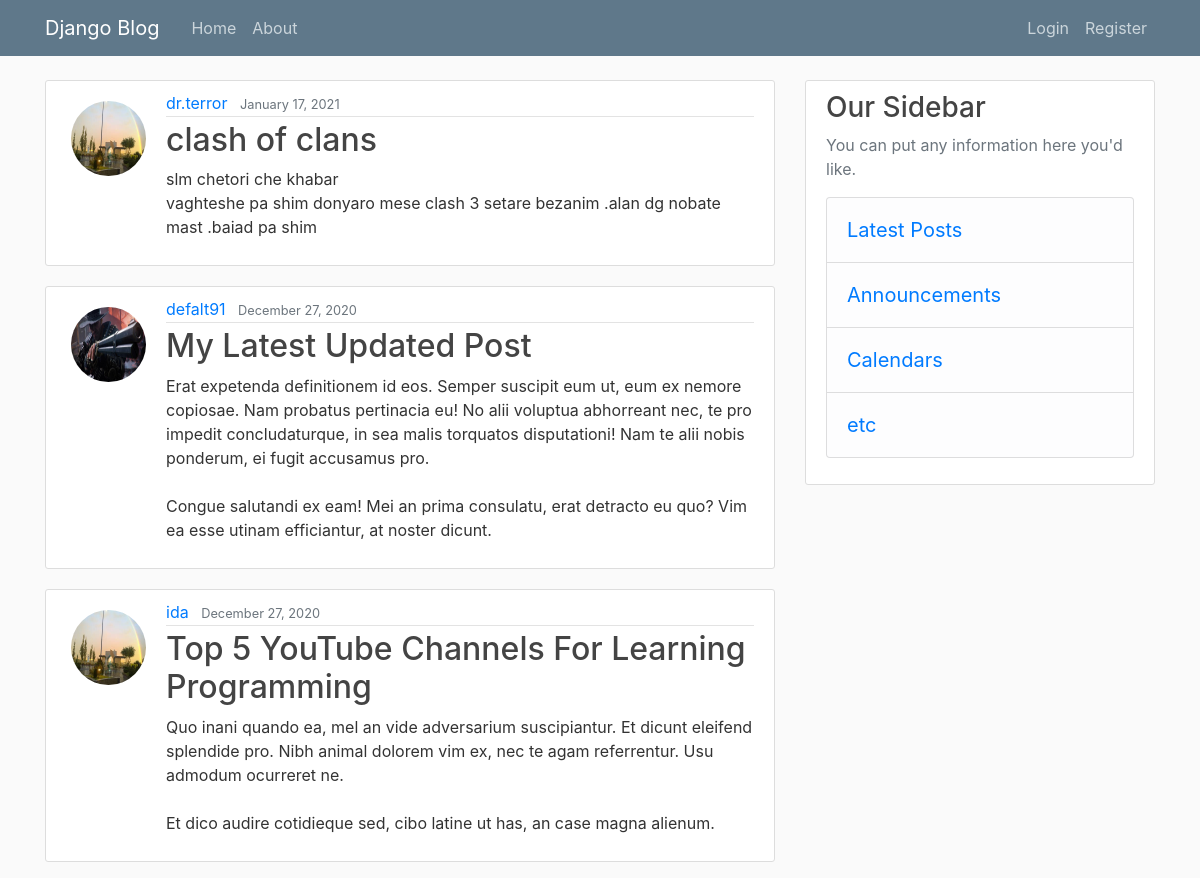
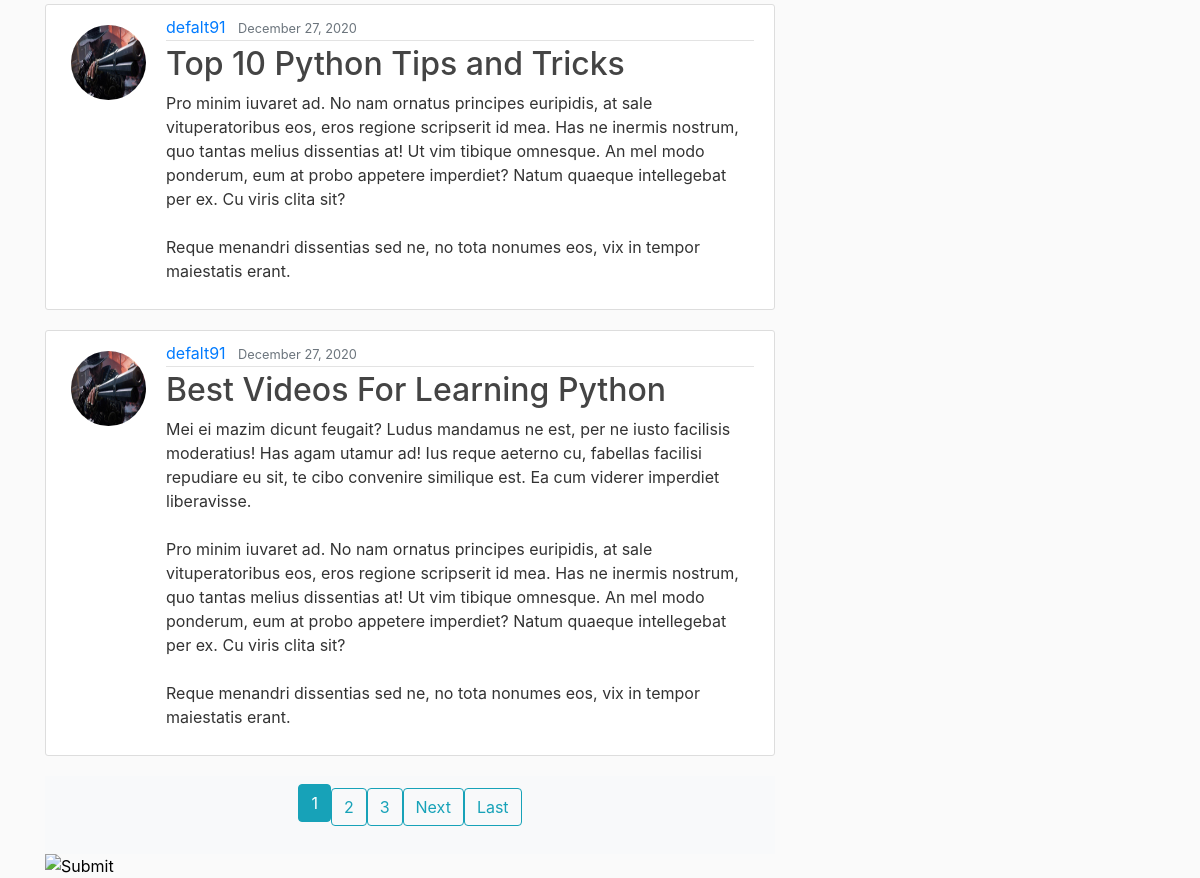
Before: / with the older database file (2 pictures, top to bottom).
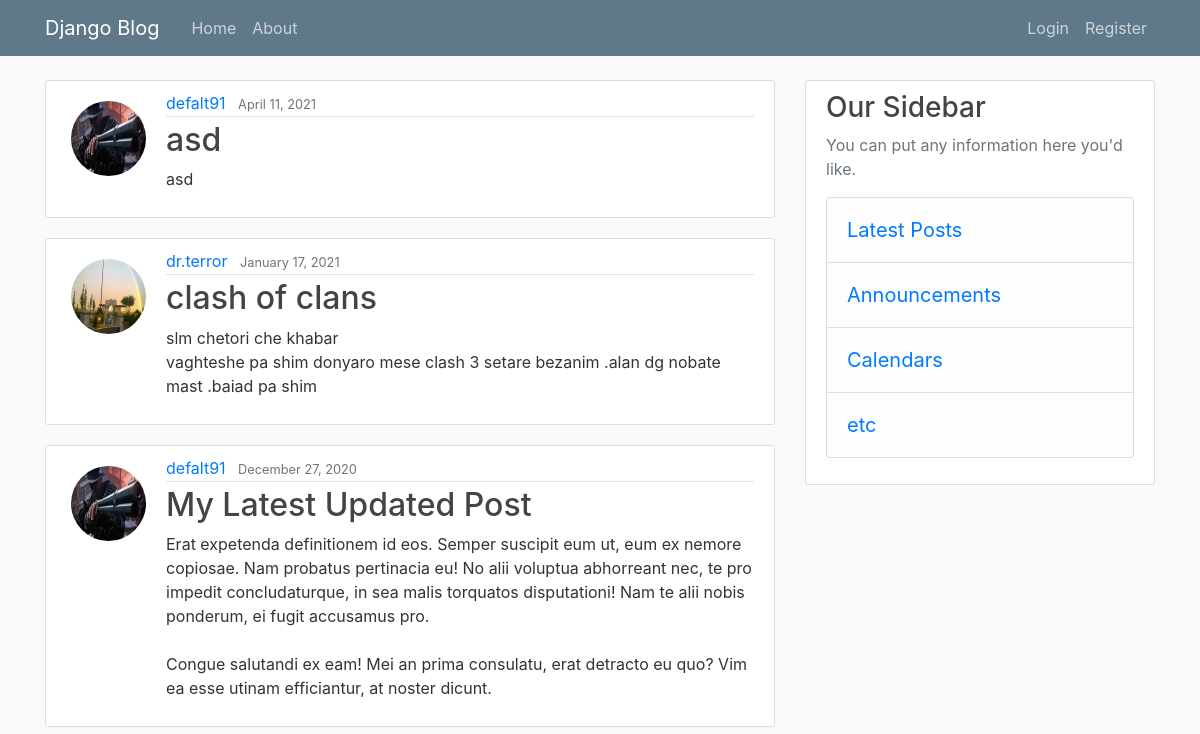
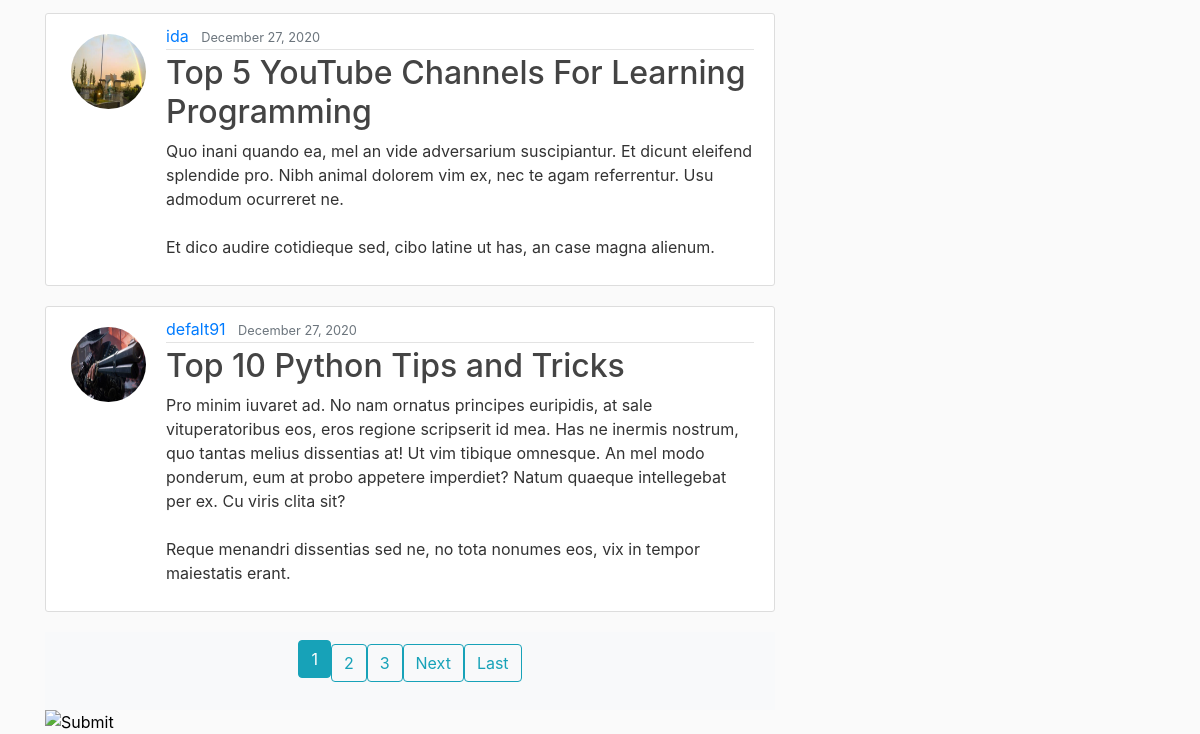
After: the same page with the newer database file (2 pictures, top to bottom).
### blog/models.py (models this page shows, shortened)
class post(models.Model):
    title = models.CharField(max_length=100)
    author = models.ForeignKey(User, on_delete=models.CASCADE)
    content = models.TextField()
    date_posted = models.DateTimeField(default=timezone.now)

### Accounts/models.py (models this page shows, shortened)
class profile(models.Model):
    user = models.OneToOneField(User, on_delete=models.CASCADE)
    image = models.ImageField(default="default.jpg", upload_to="profile_pics")

### blog/views.py (the view)
# urls.py: path('', PostlistvieW.as_view(), name='blog-home'),
class PostlistvieW(ListView):
    model = post
    ordering = ["-date_posted"]
    paginate_by = 5

### blog/templates/blog/post_list.html (shortened to what this page needs)
{% extends 'blog/base.html' %}
{% block content %}
    {% for post in object_list %}
        <article class="media content-section">
            <img src="{{post.author.profile.image.url}}" class="rounded-circle article-img">
            <div class="media-body">
                <div class="article-metadata">
                    <a class="mr-2" href="{% url 'user-posts' post.author.username %}">{{ post.author }}</a>
                    <small class="text-muted">{{ post.date_posted|date:"F d, Y"  }}</small>
                </div>
                <h2><a class="article-title" href="{% url 'post-detail' post.id %}">{{ post.title }}</a></h2>
                <p class="article-content">{{ post.content }}</p>
            </div>
        </article>
    {% endfor %}
    <div class="navbar navbar-expand-sm bg-light justify-content-center">
        {% if is_paginated %}
            {% for num in page_obj.paginator.page_range %}
                {% if page_obj.number == num %}
                    <a class="btn btn-info mb-4" href="?page={{ num }}">{{ num }}</a>
                    {% elif num > page_obj.number|add:'-3' and num < page_obj.number|add:'3' %}
                    <a class="btn btn-outline-info mb-3" href="?page={{ num }}">{{ num }}</a>
                {% endif %}
            {% endfor %}
            {% if page_obj.has_next %}
                <a class="btn btn-outline-info mb-3 background-image:url("btn.png")" href="?page={{ page_obj.next_page_number }}">Next</a>
                <a class="btn btn-outline-info mb-3" href="?page={{ page_obj.paginator.num_pages }}">Last</a>
            {% endif %}
        {% endif %}
    </div>
    <input type="image" />
{% endblock content %}

### blog/templates/blog/base.html (shortened to what this page needs)
<!DOCTYPE html>
{% load static %}
<html lang="en">
<head>
    <link rel="stylesheet" href="https://maxcdn.bootstrapcdn.com/bootstrap/4.0.0/css/bootstrap.min.css">
    <link rel="stylesheet" type="text/css" href="{% static 'blog/main.css' %}">
</head>
<body>
    <header class="site-header">
        <nav class="navbar navbar-expand-md navbar-dark bg-steel fixed-top">
            <div class="container">
                <a class="navbar-brand mr-4" href="/">Django Blog</a>
                <div class="collapse navbar-collapse" id="navbarToggle">
                    <div class="navbar-nav mr-auto">
                        <a class="nav-item nav-link" href="{% url 'blog-home' %}">Home</a>
                        <a class="nav-item nav-link" href="{% url 'blog-about' %}">About</a>
                    </div>
                    <div class="navbar-nav">
                        {% if user.is_authenticated %}
                        <a class="nav-item nav-link" href="{% url 'profile' %}">Profile</a>
                        <a class="nav-item nav-link" href="{% url 'logout' %}">Logout</a>
                        {% else %}
                        <a class="nav-item nav-link" href="{% url 'login' %}">Login</a>
                        <a class="nav-item nav-link" href="{% url 'register' %}">Register</a>
                        {% endif %}
                    </div>
                </div>
            </div>
        </nav>
    </header>
    <main role="main" class="container">
        <div class="row">
            <div class="col-md-8">
                {% block content %}{% endblock %}
            </div>
            <div class="col-md-4">
                <div class="content-section">
                    <h3>Our Sidebar</h3>
                    <p class="text-muted">You can put any information here you'd like.
                        <ul class="list-group">
                            <li class="list-group-item list-group-item-light"><a href="#" class=" navbar-nav navbar-brand">Latest Posts</a></li>
                            <li class="list-group-item list-group-item-light"><a href="#" class=" navbar-nav navbar-brand">Announcements</a></li>
                            <li class="list-group-item list-group-item-light"><a href="#" class=" navbar-nav navbar-brand">Calendars</a></li>
                            <li class="list-group-item list-group-item-light"><a href="#" class=" navbar-nav navbar-brand">etc</a></li>
                        </ul>
                    </p>
                </div>
            </div>
        </div>
    </main>
</body>
</html>

### blog/static/blog/main.css (style rules this page uses)
body { background: #fafafa; color: #333333; margin-top: 5rem; }
h1, h2, h3, h4, h5, h6 { color: #444444; }
ul { margin: 0; }
.bg-steel { background-color: #5f788a; }
.site-header .navbar-nav .nav-link { color: #cbd5db; }
.content-section { background: #ffffff; padding: 10px 20px; border: 1px solid #dddddd; border-radius: 3px; margin-bottom: 20px; }
.article-title { color: #444444; }
.article-content { white-space: pre-line; }
.article-img { height: 75px; width: 75px; margin-top: 10px; margin-right: 20px; margin-left: 5px }
.article-metadata { padding-bottom: 1px; margin-bottom: 4px; border-bottom: 1px solid #e3e3e3 }

Changed rows visible on the page:
no longer on this page (row unchanged): post: author.profile.image (picture), author "defalt91", date_posted "December 27, 2020", title "Best Videos For Learning Python", content "Mei ei mazim dicunt feugait? Ludus mandamus ne est, per ne iusto facilisis moderatius! Has agam utamur ad! Ius reque aeterno cu, fabellas facilisi repudiare eu sit, te cibo convenire similique est. Ea cum viderer imperdiet liberavisse. Pro minim iuvaret ad. No nam ornatus principes euripidis, at sale vituperatoribus eos, eros regione scripserit id mea. Has ne inermis nostrum, quo tantas melius dissentias at! Ut vim tibique omnesque. An mel modo ponderum, eum at probo appetere imperdiet? Natum quaeque intellegebat per ex. Cu viris clita sit? Reque menandri dissentias sed ne, no tota nonumes eos, vix in tempor maiestatis erant."
added post: author.profile.image (picture), author "defalt91", date_posted "April 11, 2021", title "asd", content "asd"
